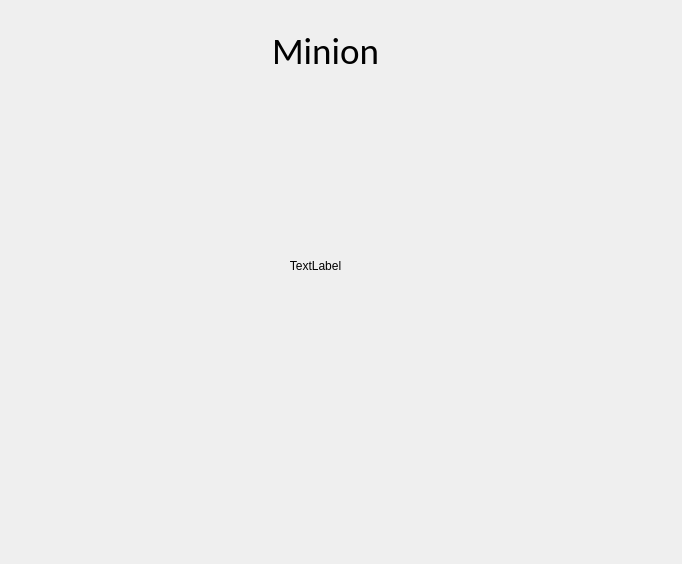
<?xml version="1.0" encoding="UTF-8"?>
<ui version="4.0">
 <class>Widget</class>
 <widget class="QWidget" name="Widget">
  <property name="geometry">
   <rect>
    <x>0</x>
    <y>0</y>
    <width>682</width>
    <height>564</height>
   </rect>
  </property>
  <property name="windowTitle">
   <string>Widget</string>
  </property>
  <widget class="QLabel" name="labelName">
   <property name="geometry">
    <rect>
     <x>230</x>
     <y>10</y>
     <width>191</width>
     <height>81</height>
    </rect>
   </property>
   <property name="font">
    <font>
     <family>Calibri</family>
     <pointsize>28</pointsize>
    </font>
   </property>
   <property name="text">
    <string>Minion</string>
   </property>
   <property name="alignment">
    <set>Qt::AlignCenter</set>
   </property>
  </widget>
  <widget class="QLabel" name="labelImage">
   <property name="geometry">
    <rect>
     <x>170</x>
     <y>120</y>
     <width>291</width>
     <height>291</height>
    </rect>
   </property>
   <property name="text">
    <string>TextLabel</string>
   </property>
   <property name="scaledContents">
    <bool>false</bool>
   </property>
   <property name="alignment">
    <set>Qt::AlignCenter</set>
   </property>
  </widget>
 </widget>
 <resources/>
 <connections/>
</ui>
